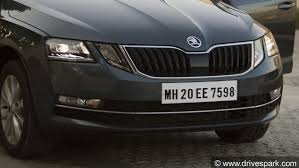
#> input picture image2.jpg, 299 x 168 px
$ jupyter execute --allow-errors 'ANPR - Tutorial-checkpoint.ipynb'   (shell and % lines are left out)
#> lines starting #> are read from the running program, lines starting #| are printed output that depends on the picture; after the words box and inside, x2 and y2 are one past the last pixel; in counts of white or black regions, pixels touching at a corner belong together
## 0. Install and Import Dependencies

## 1. Read in Image, Grayscale and Blur

[cell 1]
import cv2
import matplotlib.pyplot as plt
import numpy as np
import imutils
import easyocr
img = cv2.imread('image2.jpg')
#> img is the input picture: shape (168, 299, 3); mean B, G, R 65, 67.3, 68.4
gray = cv2.cvtColor(img, cv2.COLOR_BGR2GRAY)
plt.imshow(cv2.cvtColor(gray, cv2.COLOR_BGR2RGB))
# plt.imshow(img)

## 2. Apply filter and find edges for localization

[cell 2]
bfilter = cv2.bilateralFilter(gray, 11, 17, 17) #Noise reduction
edged = cv2.Canny(bfilter, 30, 200) #Edge detection
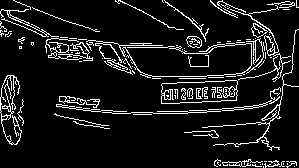
#> edged: shape (168, 299); 9.7% white in thin lines or dots
plt.imshow(cv2.cvtColor(edged, cv2.COLOR_BGR2RGB))

## 3. Find Contours and Apply Mask

[cell 3]
keypoints = cv2.findContours(edged.copy(), cv2.RETR_TREE, cv2.CHAIN_APPROX_SIMPLE)
#> keypoints = 167 contours, 138 with area under 20; largest, box (x1, y1, x2, y2) and area: (161, 80, 238, 104) 1496, (161, 80, 238, 104) 1335, (230, 5, 291, 82) 144, (0, 75, 22, 145) 134, (186, 36, 202, 48) 134
contours = imutils.grab_contours(keypoints)
#> contours has the same summary as keypoints
contours = sorted(contours, key=cv2.contourArea, reverse=True)[:10]
#> contours = 10 contours; largest, box (x1, y1, x2, y2) and area: (161, 80, 238, 104) 1496, (161, 80, 238, 104) 1335, (230, 5, 291, 82) 144, (0, 75, 22, 145) 134, (186, 36, 202, 48) 134

[cell 4]
location = None
for contour in contours:
    approx = cv2.approxPolyDP(contour, 10, True)
    if len(approx) == 4:
        location = approx
        break
#> this loop made 1 pass
#> location on pass 1: [[237, 81], [162, 83], [161, 103], [236, 100]]

[cell 5]
location
#> Out = [[237, 81], [162, 83], [161, 103], [236, 100]]

[cell 6]
mask = np.zeros(gray.shape, np.uint8)
new_image = cv2.drawContours(mask, [location], 0,255, -1)
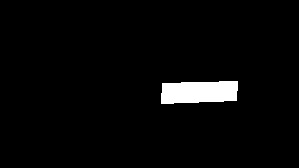
#> new_image: shape (168, 299); 3.1% white; 1 white region, box (x1, y1, x2, y2) and area: (161, 81, 238, 104) 1556
new_image = cv2.bitwise_and(img, img, mask=mask)
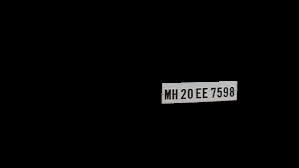
#> new_image: shape (168, 299, 3); mean B, G, R 4.6, 4.6, 4.6

[cell 7]
plt.imshow(cv2.cvtColor(new_image, cv2.COLOR_BGR2RGB))

[cell 8]
(x,y) = np.where(mask==255)
#> x = 1556 values from 81 to 103; y = 1556 values, max 237 at index 18, min 161 at index 834, mean 198.7
(x1, y1) = (np.min(x), np.min(y))
#> x1 = 81; y1 = 161
(x2, y2) = (np.max(x), np.max(y))
#> x2 = 103; y2 = 237
cropped_image = gray[x1:x2+1, y1:y2+1]
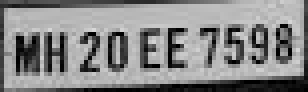
#> cropped_image: shape (23, 77) (shown 4 times larger); min 0, max 216, mean 134.6

[cell 9]
plt.imshow(cv2.cvtColor(cropped_image, cv2.COLOR_BGR2RGB))
